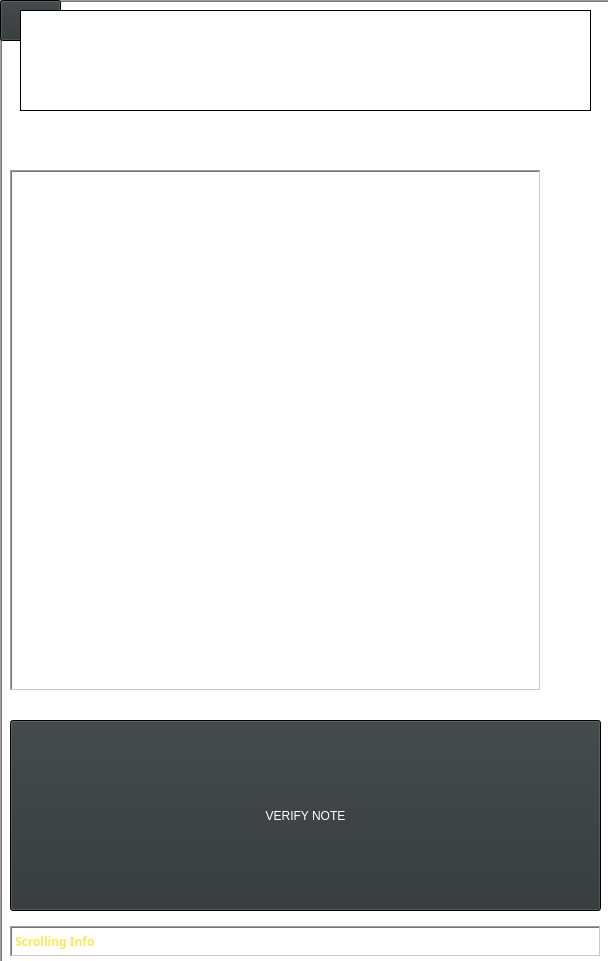
<?xml version="1.0" encoding="UTF-8"?>
<ui version="4.0">
 <class>MainWindow</class>
 <widget class="QMainWindow" name="MainWindow">
  <property name="windowModality">
   <enum>Qt::WindowModal</enum>
  </property>
  <property name="geometry">
   <rect>
    <x>0</x>
    <y>0</y>
    <width>608</width>
    <height>961</height>
   </rect>
  </property>
  <property name="palette">
   <palette>
    <active>
     <colorrole role="WindowText">
      <brush brushstyle="SolidPattern">
       <color alpha="255">
        <red>255</red>
        <green>255</green>
        <blue>255</blue>
       </color>
      </brush>
     </colorrole>
     <colorrole role="Button">
      <brush brushstyle="SolidPattern">
       <color alpha="255">
        <red>0</red>
        <green>0</green>
        <blue>0</blue>
       </color>
      </brush>
     </colorrole>
     <colorrole role="Text">
      <brush brushstyle="SolidPattern">
       <color alpha="255">
        <red>255</red>
        <green>255</green>
        <blue>255</blue>
       </color>
      </brush>
     </colorrole>
     <colorrole role="ButtonText">
      <brush brushstyle="SolidPattern">
       <color alpha="255">
        <red>255</red>
        <green>255</green>
        <blue>255</blue>
       </color>
      </brush>
     </colorrole>
     <colorrole role="Base">
      <brush brushstyle="SolidPattern">
       <color alpha="255">
        <red>255</red>
        <green>255</green>
        <blue>255</blue>
       </color>
      </brush>
     </colorrole>
     <colorrole role="Window">
      <brush brushstyle="SolidPattern">
       <color alpha="255">
        <red>0</red>
        <green>0</green>
        <blue>0</blue>
       </color>
      </brush>
     </colorrole>
    </active>
    <inactive>
     <colorrole role="WindowText">
      <brush brushstyle="SolidPattern">
       <color alpha="255">
        <red>255</red>
        <green>255</green>
        <blue>255</blue>
       </color>
      </brush>
     </colorrole>
     <colorrole role="Button">
      <brush brushstyle="SolidPattern">
       <color alpha="255">
        <red>0</red>
        <green>0</green>
        <blue>0</blue>
       </color>
      </brush>
     </colorrole>
     <colorrole role="Text">
      <brush brushstyle="SolidPattern">
       <color alpha="255">
        <red>255</red>
        <green>255</green>
        <blue>255</blue>
       </color>
      </brush>
     </colorrole>
     <colorrole role="ButtonText">
      <brush brushstyle="SolidPattern">
       <color alpha="255">
        <red>255</red>
        <green>255</green>
        <blue>255</blue>
       </color>
      </brush>
     </colorrole>
     <colorrole role="Base">
      <brush brushstyle="SolidPattern">
       <color alpha="255">
        <red>255</red>
        <green>255</green>
        <blue>255</blue>
       </color>
      </brush>
     </colorrole>
     <colorrole role="Window">
      <brush brushstyle="SolidPattern">
       <color alpha="255">
        <red>0</red>
        <green>0</green>
        <blue>0</blue>
       </color>
      </brush>
     </colorrole>
    </inactive>
    <disabled>
     <colorrole role="WindowText">
      <brush brushstyle="SolidPattern">
       <color alpha="255">
        <red>190</red>
        <green>190</green>
        <blue>190</blue>
       </color>
      </brush>
     </colorrole>
     <colorrole role="Button">
      <brush brushstyle="SolidPattern">
       <color alpha="255">
        <red>0</red>
        <green>0</green>
        <blue>0</blue>
       </color>
      </brush>
     </colorrole>
     <colorrole role="Text">
      <brush brushstyle="SolidPattern">
       <color alpha="255">
        <red>190</red>
        <green>190</green>
        <blue>190</blue>
       </color>
      </brush>
     </colorrole>
     <colorrole role="ButtonText">
      <brush brushstyle="SolidPattern">
       <color alpha="255">
        <red>190</red>
        <green>190</green>
        <blue>190</blue>
       </color>
      </brush>
     </colorrole>
     <colorrole role="Base">
      <brush brushstyle="SolidPattern">
       <color alpha="255">
        <red>0</red>
        <green>0</green>
        <blue>0</blue>
       </color>
      </brush>
     </colorrole>
     <colorrole role="Window">
      <brush brushstyle="SolidPattern">
       <color alpha="255">
        <red>0</red>
        <green>0</green>
        <blue>0</blue>
       </color>
      </brush>
     </colorrole>
    </disabled>
   </palette>
  </property>
  <property name="windowTitle">
   <string>BSafe Ver. 00.00.08b</string>
  </property>
  <widget class="QWidget" name="centralWidget">
   <widget class="QPushButton" name="Button_Touch_To_Log_In">
    <property name="geometry">
     <rect>
      <x>130</x>
      <y>430</y>
      <width>371</width>
      <height>401</height>
     </rect>
    </property>
    <property name="palette">
     <palette>
      <active>
       <colorrole role="WindowText">
        <brush brushstyle="SolidPattern">
         <color alpha="255">
          <red>255</red>
          <green>255</green>
          <blue>255</blue>
         </color>
        </brush>
       </colorrole>
       <colorrole role="Midlight">
        <brush brushstyle="SolidPattern">
         <color alpha="255">
          <red>238</red>
          <green>238</green>
          <blue>236</blue>
         </color>
        </brush>
       </colorrole>
       <colorrole role="Dark">
        <brush brushstyle="SolidPattern">
         <color alpha="255">
          <red>238</red>
          <green>238</green>
          <blue>236</blue>
         </color>
        </brush>
       </colorrole>
       <colorrole role="Mid">
        <brush brushstyle="SolidPattern">
         <color alpha="255">
          <red>238</red>
          <green>238</green>
          <blue>236</blue>
         </color>
        </brush>
       </colorrole>
       <colorrole role="Text">
        <brush brushstyle="SolidPattern">
         <color alpha="255">
          <red>255</red>
          <green>255</green>
          <blue>255</blue>
         </color>
        </brush>
       </colorrole>
       <colorrole role="ButtonText">
        <brush brushstyle="SolidPattern">
         <color alpha="255">
          <red>255</red>
          <green>255</green>
          <blue>255</blue>
         </color>
        </brush>
       </colorrole>
       <colorrole role="Shadow">
        <brush brushstyle="SolidPattern">
         <color alpha="255">
          <red>238</red>
          <green>238</green>
          <blue>236</blue>
         </color>
        </brush>
       </colorrole>
      </active>
      <inactive>
       <colorrole role="WindowText">
        <brush brushstyle="SolidPattern">
         <color alpha="255">
          <red>255</red>
          <green>255</green>
          <blue>255</blue>
         </color>
        </brush>
       </colorrole>
       <colorrole role="Midlight">
        <brush brushstyle="SolidPattern">
         <color alpha="255">
          <red>238</red>
          <green>238</green>
          <blue>236</blue>
         </color>
        </brush>
       </colorrole>
       <colorrole role="Dark">
        <brush brushstyle="SolidPattern">
         <color alpha="255">
          <red>238</red>
          <green>238</green>
          <blue>236</blue>
         </color>
        </brush>
       </colorrole>
       <colorrole role="Mid">
        <brush brushstyle="SolidPattern">
         <color alpha="255">
          <red>238</red>
          <green>238</green>
          <blue>236</blue>
         </color>
        </brush>
       </colorrole>
       <colorrole role="Text">
        <brush brushstyle="SolidPattern">
         <color alpha="255">
          <red>255</red>
          <green>255</green>
          <blue>255</blue>
         </color>
        </brush>
       </colorrole>
       <colorrole role="ButtonText">
        <brush brushstyle="SolidPattern">
         <color alpha="255">
          <red>255</red>
          <green>255</green>
          <blue>255</blue>
         </color>
        </brush>
       </colorrole>
       <colorrole role="Shadow">
        <brush brushstyle="SolidPattern">
         <color alpha="255">
          <red>238</red>
          <green>238</green>
          <blue>236</blue>
         </color>
        </brush>
       </colorrole>
      </inactive>
      <disabled>
       <colorrole role="WindowText">
        <brush brushstyle="SolidPattern">
         <color alpha="255">
          <red>238</red>
          <green>238</green>
          <blue>236</blue>
         </color>
        </brush>
       </colorrole>
       <colorrole role="Midlight">
        <brush brushstyle="SolidPattern">
         <color alpha="255">
          <red>238</red>
          <green>238</green>
          <blue>236</blue>
         </color>
        </brush>
       </colorrole>
       <colorrole role="Dark">
        <brush brushstyle="SolidPattern">
         <color alpha="255">
          <red>238</red>
          <green>238</green>
          <blue>236</blue>
         </color>
        </brush>
       </colorrole>
       <colorrole role="Mid">
        <brush brushstyle="SolidPattern">
         <color alpha="255">
          <red>238</red>
          <green>238</green>
          <blue>236</blue>
         </color>
        </brush>
       </colorrole>
       <colorrole role="Text">
        <brush brushstyle="SolidPattern">
         <color alpha="255">
          <red>238</red>
          <green>238</green>
          <blue>236</blue>
         </color>
        </brush>
       </colorrole>
       <colorrole role="ButtonText">
        <brush brushstyle="SolidPattern">
         <color alpha="255">
          <red>238</red>
          <green>238</green>
          <blue>236</blue>
         </color>
        </brush>
       </colorrole>
       <colorrole role="Shadow">
        <brush brushstyle="SolidPattern">
         <color alpha="255">
          <red>238</red>
          <green>238</green>
          <blue>236</blue>
         </color>
        </brush>
       </colorrole>
      </disabled>
     </palette>
    </property>
    <property name="text">
     <string>TOUCH HERE TO LOG IN</string>
    </property>
    <property name="flat">
     <bool>true</bool>
    </property>
   </widget>
   <widget class="QPushButton" name="Button_Verify_Note">
    <property name="geometry">
     <rect>
      <x>10</x>
      <y>720</y>
      <width>591</width>
      <height>191</height>
     </rect>
    </property>
    <property name="palette">
     <palette>
      <active>
       <colorrole role="Button">
        <brush brushstyle="SolidPattern">
         <color alpha="255">
          <red>46</red>
          <green>52</green>
          <blue>54</blue>
         </color>
        </brush>
       </colorrole>
      </active>
      <inactive>
       <colorrole role="Button">
        <brush brushstyle="SolidPattern">
         <color alpha="255">
          <red>46</red>
          <green>52</green>
          <blue>54</blue>
         </color>
        </brush>
       </colorrole>
      </inactive>
      <disabled>
       <colorrole role="Button">
        <brush brushstyle="SolidPattern">
         <color alpha="255">
          <red>46</red>
          <green>52</green>
          <blue>54</blue>
         </color>
        </brush>
       </colorrole>
      </disabled>
     </palette>
    </property>
    <property name="text">
     <string>VERIFY NOTE</string>
    </property>
    <property name="icon">
     <iconset>
      <normaloff>icons/white-Magnifying_glass.png</normaloff>icons/white-Magnifying_glass.png</iconset>
    </property>
    <property name="iconSize">
     <size>
      <width>50</width>
      <height>50</height>
     </size>
    </property>
   </widget>
   <widget class="QPushButton" name="Button_Exit">
    <property name="geometry">
     <rect>
      <x>0</x>
      <y>0</y>
      <width>61</width>
      <height>41</height>
     </rect>
    </property>
    <property name="palette">
     <palette>
      <active>
       <colorrole role="Button">
        <brush brushstyle="SolidPattern">
         <color alpha="255">
          <red>46</red>
          <green>52</green>
          <blue>54</blue>
         </color>
        </brush>
       </colorrole>
      </active>
      <inactive>
       <colorrole role="Button">
        <brush brushstyle="SolidPattern">
         <color alpha="255">
          <red>46</red>
          <green>52</green>
          <blue>54</blue>
         </color>
        </brush>
       </colorrole>
      </inactive>
      <disabled>
       <colorrole role="Button">
        <brush brushstyle="SolidPattern">
         <color alpha="255">
          <red>46</red>
          <green>52</green>
          <blue>54</blue>
         </color>
        </brush>
       </colorrole>
      </disabled>
     </palette>
    </property>
    <property name="text">
     <string>   EXIT</string>
    </property>
    <property name="icon">
     <iconset>
      <normaloff>icons/white-exit.png</normaloff>icons/white-exit.png</iconset>
    </property>
    <property name="iconSize">
     <size>
      <width>25</width>
      <height>25</height>
     </size>
    </property>
   </widget>
   <widget class="QGraphicsView" name="graphicsView">
    <property name="geometry">
     <rect>
      <x>10</x>
      <y>170</y>
      <width>531</width>
      <height>521</height>
     </rect>
    </property>
    <property name="palette">
     <palette>
      <active>
       <colorrole role="WindowText">
        <brush brushstyle="SolidPattern">
         <color alpha="255">
          <red>237</red>
          <green>212</green>
          <blue>0</blue>
         </color>
        </brush>
       </colorrole>
       <colorrole role="Text">
        <brush brushstyle="SolidPattern">
         <color alpha="255">
          <red>252</red>
          <green>233</green>
          <blue>79</blue>
         </color>
        </brush>
       </colorrole>
      </active>
      <inactive>
       <colorrole role="WindowText">
        <brush brushstyle="SolidPattern">
         <color alpha="255">
          <red>237</red>
          <green>212</green>
          <blue>0</blue>
         </color>
        </brush>
       </colorrole>
       <colorrole role="Text">
        <brush brushstyle="SolidPattern">
         <color alpha="255">
          <red>252</red>
          <green>233</green>
          <blue>79</blue>
         </color>
        </brush>
       </colorrole>
      </inactive>
      <disabled>
       <colorrole role="WindowText">
        <brush brushstyle="SolidPattern">
         <color alpha="255">
          <red>190</red>
          <green>190</green>
          <blue>190</blue>
         </color>
        </brush>
       </colorrole>
       <colorrole role="Text">
        <brush brushstyle="SolidPattern">
         <color alpha="255">
          <red>190</red>
          <green>190</green>
          <blue>190</blue>
         </color>
        </brush>
       </colorrole>
      </disabled>
     </palette>
    </property>
    <property name="frameShape">
     <enum>QFrame::WinPanel</enum>
    </property>
    <property name="verticalScrollBarPolicy">
     <enum>Qt::ScrollBarAlwaysOff</enum>
    </property>
    <property name="horizontalScrollBarPolicy">
     <enum>Qt::ScrollBarAlwaysOff</enum>
    </property>
   </widget>
   <widget class="QGraphicsView" name="graphicsView_2">
    <property name="geometry">
     <rect>
      <x>0</x>
      <y>0</y>
      <width>611</width>
      <height>971</height>
     </rect>
    </property>
    <property name="sizePolicy">
     <sizepolicy hsizetype="MinimumExpanding" vsizetype="MinimumExpanding">
      <horstretch>0</horstretch>
      <verstretch>0</verstretch>
     </sizepolicy>
    </property>
    <property name="frameShape">
     <enum>QFrame::WinPanel</enum>
    </property>
    <property name="verticalScrollBarPolicy">
     <enum>Qt::ScrollBarAlwaysOff</enum>
    </property>
    <property name="horizontalScrollBarPolicy">
     <enum>Qt::ScrollBarAlwaysOff</enum>
    </property>
    <property name="sizeAdjustPolicy">
     <enum>QAbstractScrollArea::AdjustIgnored</enum>
    </property>
    <property name="transformationAnchor">
     <enum>QGraphicsView::NoAnchor</enum>
    </property>
   </widget>
   <widget class="QGraphicsView" name="graphicsView_3">
    <property name="geometry">
     <rect>
      <x>20</x>
      <y>10</y>
      <width>571</width>
      <height>101</height>
     </rect>
    </property>
   </widget>
   <widget class="QLabel" name="label">
    <property name="geometry">
     <rect>
      <x>10</x>
      <y>926</y>
      <width>591</width>
      <height>31</height>
     </rect>
    </property>
    <property name="palette">
     <palette>
      <active>
       <colorrole role="WindowText">
        <brush brushstyle="SolidPattern">
         <color alpha="255">
          <red>252</red>
          <green>233</green>
          <blue>79</blue>
         </color>
        </brush>
       </colorrole>
       <colorrole role="Text">
        <brush brushstyle="SolidPattern">
         <color alpha="255">
          <red>252</red>
          <green>233</green>
          <blue>79</blue>
         </color>
        </brush>
       </colorrole>
       <colorrole role="Base">
        <brush brushstyle="SolidPattern">
         <color alpha="255">
          <red>204</red>
          <green>0</green>
          <blue>0</blue>
         </color>
        </brush>
       </colorrole>
      </active>
      <inactive>
       <colorrole role="WindowText">
        <brush brushstyle="SolidPattern">
         <color alpha="255">
          <red>252</red>
          <green>233</green>
          <blue>79</blue>
         </color>
        </brush>
       </colorrole>
       <colorrole role="Text">
        <brush brushstyle="SolidPattern">
         <color alpha="255">
          <red>252</red>
          <green>233</green>
          <blue>79</blue>
         </color>
        </brush>
       </colorrole>
       <colorrole role="Base">
        <brush brushstyle="SolidPattern">
         <color alpha="255">
          <red>204</red>
          <green>0</green>
          <blue>0</blue>
         </color>
        </brush>
       </colorrole>
      </inactive>
      <disabled>
       <colorrole role="WindowText">
        <brush brushstyle="SolidPattern">
         <color alpha="255">
          <red>190</red>
          <green>190</green>
          <blue>190</blue>
         </color>
        </brush>
       </colorrole>
       <colorrole role="Text">
        <brush brushstyle="SolidPattern">
         <color alpha="255">
          <red>190</red>
          <green>190</green>
          <blue>190</blue>
         </color>
        </brush>
       </colorrole>
       <colorrole role="Base">
        <brush brushstyle="SolidPattern">
         <color alpha="255">
          <red>0</red>
          <green>0</green>
          <blue>0</blue>
         </color>
        </brush>
       </colorrole>
      </disabled>
     </palette>
    </property>
    <property name="font">
     <font>
      <family>Ubuntu Condensed</family>
      <weight>75</weight>
      <italic>false</italic>
      <bold>true</bold>
     </font>
    </property>
    <property name="frameShape">
     <enum>QFrame::WinPanel</enum>
    </property>
    <property name="frameShadow">
     <enum>QFrame::Sunken</enum>
    </property>
    <property name="text">
     <string>Scrolling Info</string>
    </property>
   </widget>
   <zorder>graphicsView_2</zorder>
   <zorder>graphicsView</zorder>
   <zorder>Button_Touch_To_Log_In</zorder>
   <zorder>Button_Verify_Note</zorder>
   <zorder>Button_Exit</zorder>
   <zorder>graphicsView_3</zorder>
   <zorder>label</zorder>
  </widget>
 </widget>
 <layoutdefault spacing="6" margin="11"/>
 <resources/>
 <connections/>
</ui>
